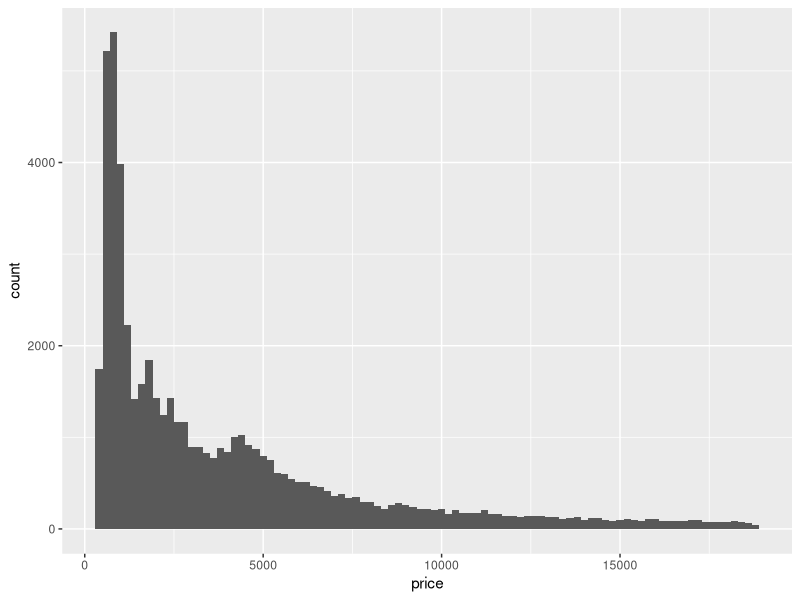
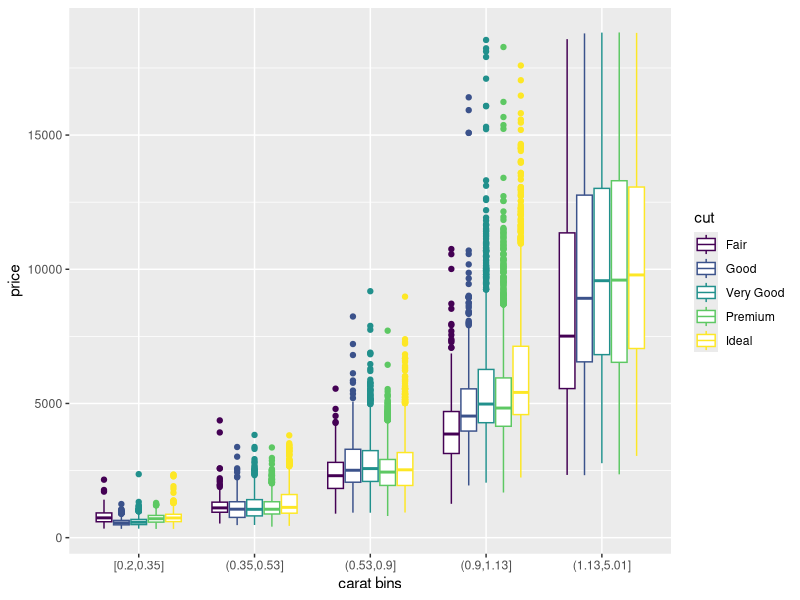

Recreate these plots in R, in order.
## ---- chunk 1
library("tidyverse")
## ---- chunk 2
head(diamonds)
## ---- chunk 3
ggplot(diamonds, aes(x = price)) +
  geom_histogram(binwidth = 200, bins = 30)
## ---- chunk 4
diamonds |> summarize(carat99 = sum(carat == 0.99), carat1 = sum(carat == 1))
## ---- chunk 5
diamonds |>  group_by(cut) |>
  summarize(count = n(),
            median_carat = median(carat, rm.na = TRUE),
            median_price = median(price, rm.na = TRUE)) |> 
  arrange(desc(count))
## ---- chunk 6
ggplot(data = diamonds, aes(x = cut_number(carat, 5), y = price, color = cut)) +
  geom_boxplot() +
  xlab("carat bins")
